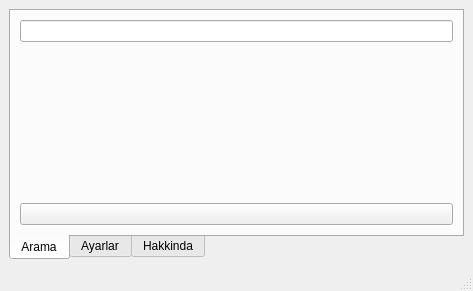
<?xml version="1.0" encoding="UTF-8"?>
<ui version="4.0">
 <class>MainWindow</class>
 <widget class="QMainWindow" name="MainWindow">
  <property name="geometry">
   <rect>
    <x>0</x>
    <y>0</y>
    <width>473</width>
    <height>291</height>
   </rect>
  </property>
  <property name="windowTitle">
   <string>Araci v0.1</string>
  </property>
  <widget class="QWidget" name="centralwidget">
   <layout class="QGridLayout" name="gridLayout_2">
    <item row="1" column="0">
     <widget class="QTabWidget" name="tabWidget">
      <property name="layoutDirection">
       <enum>Qt::LeftToRight</enum>
      </property>
      <property name="tabPosition">
       <enum>QTabWidget::South</enum>
      </property>
      <property name="tabShape">
       <enum>QTabWidget::Rounded</enum>
      </property>
      <property name="currentIndex">
       <number>0</number>
      </property>
      <property name="elideMode">
       <enum>Qt::ElideNone</enum>
      </property>
      <property name="documentMode">
       <bool>false</bool>
      </property>
      <widget class="QWidget" name="tab">
       <attribute name="title">
        <string>Arama</string>
       </attribute>
       <layout class="QGridLayout" name="gridLayout">
        <item row="0" column="0">
         <widget class="QLineEdit" name="lineEdit"/>
        </item>
        <item row="2" column="0">
         <widget class="QPushButton" name="pushButton_3">
          <property name="text">
           <string/>
          </property>
          <property name="icon">
           <iconset>
            <normaloff>../src/icon/arama.png</normaloff>../src/icon/arama.png</iconset>
          </property>
          <property name="iconSize">
           <size>
            <width>100</width>
            <height>100</height>
           </size>
          </property>
          <property name="shortcut">
           <string>Return</string>
          </property>
         </widget>
        </item>
        <item row="1" column="0">
         <widget class="QLabel" name="label_2">
          <property name="text">
           <string/>
          </property>
         </widget>
        </item>
       </layout>
      </widget>
      <widget class="QWidget" name="tab_2">
       <attribute name="title">
        <string>Ayarlar</string>
       </attribute>
       <layout class="QGridLayout" name="gridLayout_3">
        <item row="0" column="0">
         <widget class="QPushButton" name="pushButton">
          <property name="text">
           <string>Arama Yeri</string>
          </property>
          <property name="icon">
           <iconset>
            <normaloff>../src/icon/yer.png</normaloff>../src/icon/yer.png</iconset>
          </property>
          <property name="iconSize">
           <size>
            <width>32</width>
            <height>32</height>
           </size>
          </property>
         </widget>
        </item>
        <item row="0" column="1">
         <widget class="QPushButton" name="pushButton_2">
          <property name="text">
           <string>Dosya Tipi</string>
          </property>
          <property name="icon">
           <iconset>
            <normaloff>../src/icon/dosya.png</normaloff>../src/icon/dosya.png</iconset>
          </property>
          <property name="iconSize">
           <size>
            <width>32</width>
            <height>32</height>
           </size>
          </property>
         </widget>
        </item>
       </layout>
      </widget>
      <widget class="QWidget" name="tab_3">
       <attribute name="title">
        <string>Hakkinda</string>
       </attribute>
       <widget class="QLabel" name="label">
        <property name="geometry">
         <rect>
          <x>-60</x>
          <y>20</y>
          <width>251</width>
          <height>161</height>
         </rect>
        </property>
        <property name="text">
         <string/>
        </property>
        <property name="pixmap">
         <pixmap>../src/icon/sahip.png</pixmap>
        </property>
        <property name="scaledContents">
         <bool>true</bool>
        </property>
       </widget>
       <widget class="QTextBrowser" name="textBrowser">
        <property name="geometry">
         <rect>
          <x>150</x>
          <y>10</y>
          <width>291</width>
          <height>181</height>
         </rect>
        </property>
        <property name="html">
         <string>&lt;!DOCTYPE HTML PUBLIC &quot;-//W3C//DTD HTML 4.0//EN&quot; &quot;http://www.w3.org/TR/REC-html40/strict.dtd&quot;&gt;
&lt;html&gt;&lt;head&gt;&lt;meta name=&quot;qrichtext&quot; content=&quot;1&quot; /&gt;&lt;style type=&quot;text/css&quot;&gt;
p, li { white-space: pre-wrap; }
&lt;/style&gt;&lt;/head&gt;&lt;body style=&quot; font-family:'Ubuntu'; font-size:11pt; font-weight:400; font-style:normal;&quot;&gt;
&lt;p align=&quot;center&quot; style=&quot; margin-top:0px; margin-bottom:0px; margin-left:0px; margin-right:0px; -qt-block-indent:0; text-indent:0px;&quot;&gt;&lt;span style=&quot; font-size:10pt; font-weight:600;&quot;&gt;Araci v0.1 - Build 1&lt;/span&gt;&lt;/p&gt;
&lt;p align=&quot;center&quot; style=&quot;-qt-paragraph-type:empty; margin-top:0px; margin-bottom:0px; margin-left:0px; margin-right:0px; -qt-block-indent:0; text-indent:0px; font-size:10pt; font-weight:600;&quot;&gt;&lt;br /&gt;&lt;/p&gt;
&lt;p align=&quot;center&quot; style=&quot; margin-top:0px; margin-bottom:0px; margin-left:0px; margin-right:0px; -qt-block-indent:0; text-indent:0px;&quot;&gt;&lt;span style=&quot; font-size:10pt;&quot;&gt;Dosya icinde aramak istediginiz kelimeyi &lt;/span&gt;&lt;span style=&quot; font-size:10pt; font-style:italic;&quot;&gt;Arama&lt;/span&gt;&lt;span style=&quot; font-size:10pt;&quot;&gt; sekmesindeki bosluga yaziniz.&lt;/span&gt;&lt;/p&gt;
&lt;p align=&quot;center&quot; style=&quot;-qt-paragraph-type:empty; margin-top:0px; margin-bottom:0px; margin-left:0px; margin-right:0px; -qt-block-indent:0; text-indent:0px; font-size:10pt;&quot;&gt;&lt;br /&gt;&lt;/p&gt;
&lt;p align=&quot;center&quot; style=&quot; margin-top:0px; margin-bottom:0px; margin-left:0px; margin-right:0px; -qt-block-indent:0; text-indent:0px;&quot;&gt;&lt;span style=&quot; font-size:10pt; font-style:italic;&quot;&gt;Ayarlar &lt;/span&gt;&lt;span style=&quot; font-size:10pt;&quot;&gt;sekmesinden arama yapacaginiz yeri ve arama yapilcak dosya uzantisini secebilirsiniz.&lt;/span&gt;&lt;/p&gt;
&lt;p align=&quot;center&quot; style=&quot;-qt-paragraph-type:empty; margin-top:0px; margin-bottom:0px; margin-left:0px; margin-right:0px; -qt-block-indent:0; text-indent:0px; font-size:10pt;&quot;&gt;&lt;br /&gt;&lt;/p&gt;
&lt;p align=&quot;center&quot; style=&quot; margin-top:0px; margin-bottom:0px; margin-left:0px; margin-right:0px; -qt-block-indent:0; text-indent:0px;&quot;&gt;&lt;span style=&quot; font-size:10pt;&quot;&gt;Halit Alptekin - &lt;/span&gt;&lt;a href=&quot;http://www.halitalptekin.com&quot;&gt;&lt;span style=&quot; font-size:10pt; text-decoration: underline; color:#0000ff;&quot;&gt;www.halitalptekin.com&lt;/span&gt;&lt;/a&gt;&lt;/p&gt;&lt;/body&gt;&lt;/html&gt;</string>
        </property>
       </widget>
      </widget>
     </widget>
    </item>
   </layout>
  </widget>
  <widget class="QMenuBar" name="menubar">
   <property name="geometry">
    <rect>
     <x>0</x>
     <y>0</y>
     <width>473</width>
     <height>25</height>
    </rect>
   </property>
  </widget>
  <widget class="QStatusBar" name="statusbar"/>
 </widget>
 <resources/>
 <connections/>
</ui>
